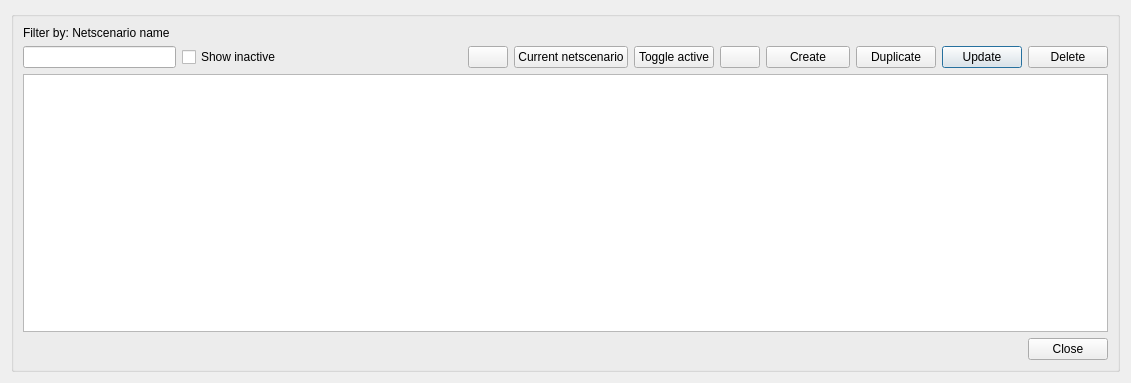
<?xml version="1.0" encoding="UTF-8"?>
<ui version="4.0">
 <class>dlg_netscenario_manager</class>
 <widget class="QDialog" name="dlg_netscenario_manager">
  <property name="geometry">
   <rect>
    <x>0</x>
    <y>0</y>
    <width>1131</width>
    <height>383</height>
   </rect>
  </property>
  <property name="windowTitle">
   <string>Netscenario manager</string>
  </property>
  <layout class="QGridLayout" name="verticalLayout_4">
   <item row="0" column="0">
    <widget class="QGroupBox" name="groupBox">
     <property name="title">
      <string/>
     </property>
     <layout class="QGridLayout" name="verticalLayout_3">
      <item row="5" column="4" colspan="2">
       <spacer name="horizontalSpacer_2">
        <property name="orientation">
         <enum>Qt::Horizontal</enum>
        </property>
        <property name="sizeHint" stdset="0">
         <size>
          <width>5000</width>
          <height>20</height>
         </size>
        </property>
       </spacer>
      </item>
      <item row="4" column="0">
       <widget class="QLabel" name="lbl_netscenario_name">
        <property name="text">
         <string>Filter by: Netscenario name</string>
        </property>
       </widget>
      </item>
      <item row="7" column="0" colspan="12">
       <spacer name="horizontalSpacer">
        <property name="orientation">
         <enum>Qt::Horizontal</enum>
        </property>
        <property name="sizeHint" stdset="0">
         <size>
          <width>40</width>
          <height>20</height>
         </size>
        </property>
       </spacer>
      </item>
      <item row="5" column="14">
       <widget class="QPushButton" name="btn_update">
        <property name="text">
         <string>Update</string>
        </property>
       </widget>
      </item>
      <item row="5" column="12">
       <widget class="QToolButton" name="btn_create">
        <property name="sizePolicy">
         <sizepolicy hsizetype="Minimum" vsizetype="Minimum">
          <horstretch>0</horstretch>
          <verstretch>0</verstretch>
         </sizepolicy>
        </property>
        <property name="text">
         <string>     Create     </string>
        </property>
        <property name="popupMode">
         <enum>QToolButton::InstantPopup</enum>
        </property>
        <property name="toolButtonStyle">
         <enum>Qt::ToolButtonTextOnly</enum>
        </property>
        <property name="autoRaise">
         <bool>false</bool>
        </property>
        <property name="arrowType">
         <enum>Qt::DownArrow</enum>
        </property>
       </widget>
      </item>
      <item row="5" column="0" colspan="2">
       <widget class="QLineEdit" name="txt_name">
        <property name="sizePolicy">
         <sizepolicy hsizetype="Preferred" vsizetype="Fixed">
          <horstretch>0</horstretch>
          <verstretch>0</verstretch>
         </sizepolicy>
        </property>
        <property name="text">
         <string/>
        </property>
       </widget>
      </item>
      <item row="5" column="11">
       <widget class="QPushButton" name="btn_toc">
        <property name="text">
         <string/>
        </property>
       </widget>
      </item>
      <item row="5" column="9">
       <widget class="QPushButton" name="btn_update_netscenario">
        <property name="text">
         <string>Current netscenario</string>
        </property>
       </widget>
      </item>
      <item row="5" column="13">
       <widget class="QPushButton" name="btn_duplicate">
        <property name="text">
         <string>Duplicate</string>
        </property>
       </widget>
      </item>
      <item row="5" column="2">
       <widget class="QCheckBox" name="chk_active">
        <property name="sizePolicy">
         <sizepolicy hsizetype="Preferred" vsizetype="Fixed">
          <horstretch>0</horstretch>
          <verstretch>0</verstretch>
         </sizepolicy>
        </property>
        <property name="text">
         <string>Show inactive</string>
        </property>
       </widget>
      </item>
      <item row="5" column="6">
       <widget class="QLabel" name="lbl_vdefault_netscenario">
        <property name="text">
         <string/>
        </property>
       </widget>
      </item>
      <item row="5" column="10">
       <widget class="QPushButton" name="btn_toggle_active">
        <property name="text">
         <string>Toggle active</string>
        </property>
       </widget>
      </item>
      <item row="5" column="8">
       <widget class="QPushButton" name="btn_execute">
        <property name="text">
         <string/>
        </property>
       </widget>
      </item>
      <item row="5" column="15">
       <widget class="QPushButton" name="btn_delete">
        <property name="sizePolicy">
         <sizepolicy hsizetype="Fixed" vsizetype="Fixed">
          <horstretch>0</horstretch>
          <verstretch>0</verstretch>
         </sizepolicy>
        </property>
        <property name="text">
         <string>Delete</string>
        </property>
       </widget>
      </item>
      <item row="6" column="0" colspan="16">
       <widget class="QTableView" name="tbl_netscenario">
        <property name="selectionMode">
         <enum>QAbstractItemView::SingleSelection</enum>
        </property>
       </widget>
      </item>
      <item row="7" column="15">
       <widget class="QPushButton" name="btn_cancel">
        <property name="text">
         <string>Close</string>
        </property>
       </widget>
      </item>
     </layout>
    </widget>
   </item>
  </layout>
 </widget>
 <tabstops>
  <tabstop>txt_name</tabstop>
  <tabstop>tbl_netscenario</tabstop>
 </tabstops>
 <resources/>
 <connections/>
</ui>
